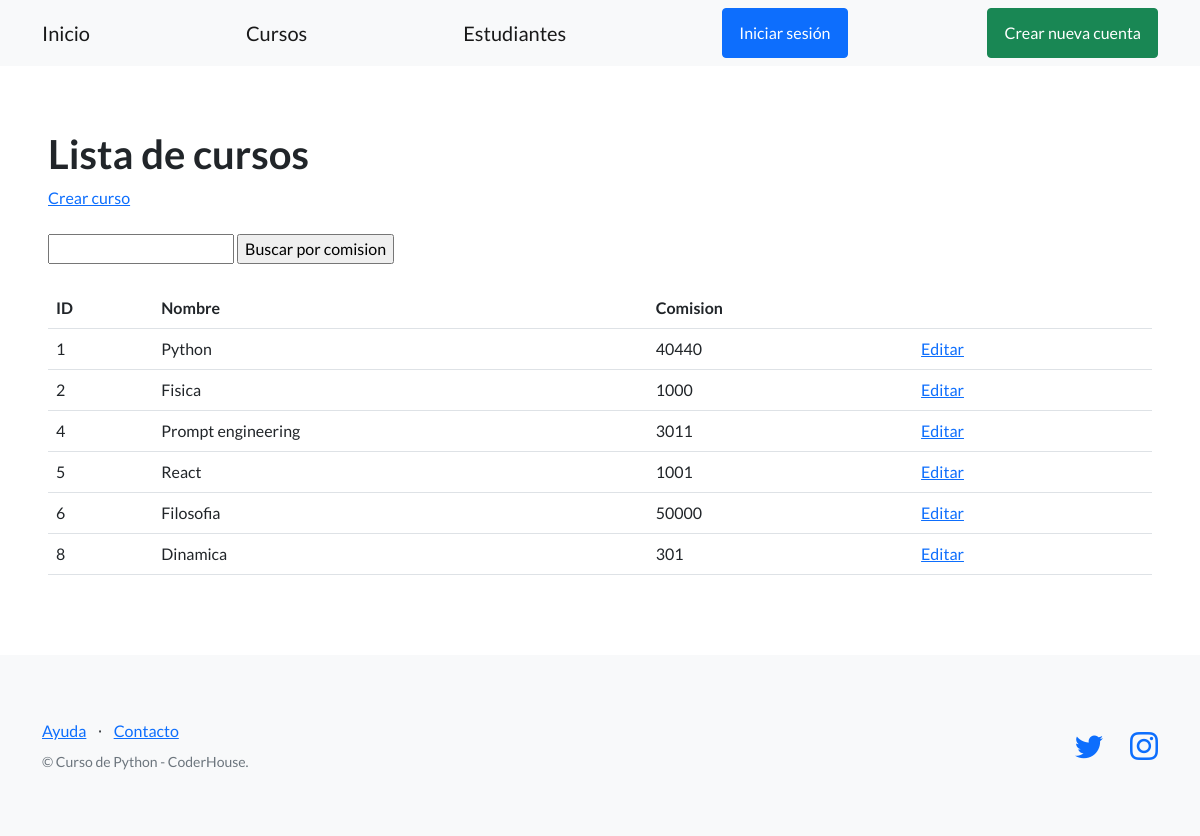
The app's page /estudios/cursos/, older data.
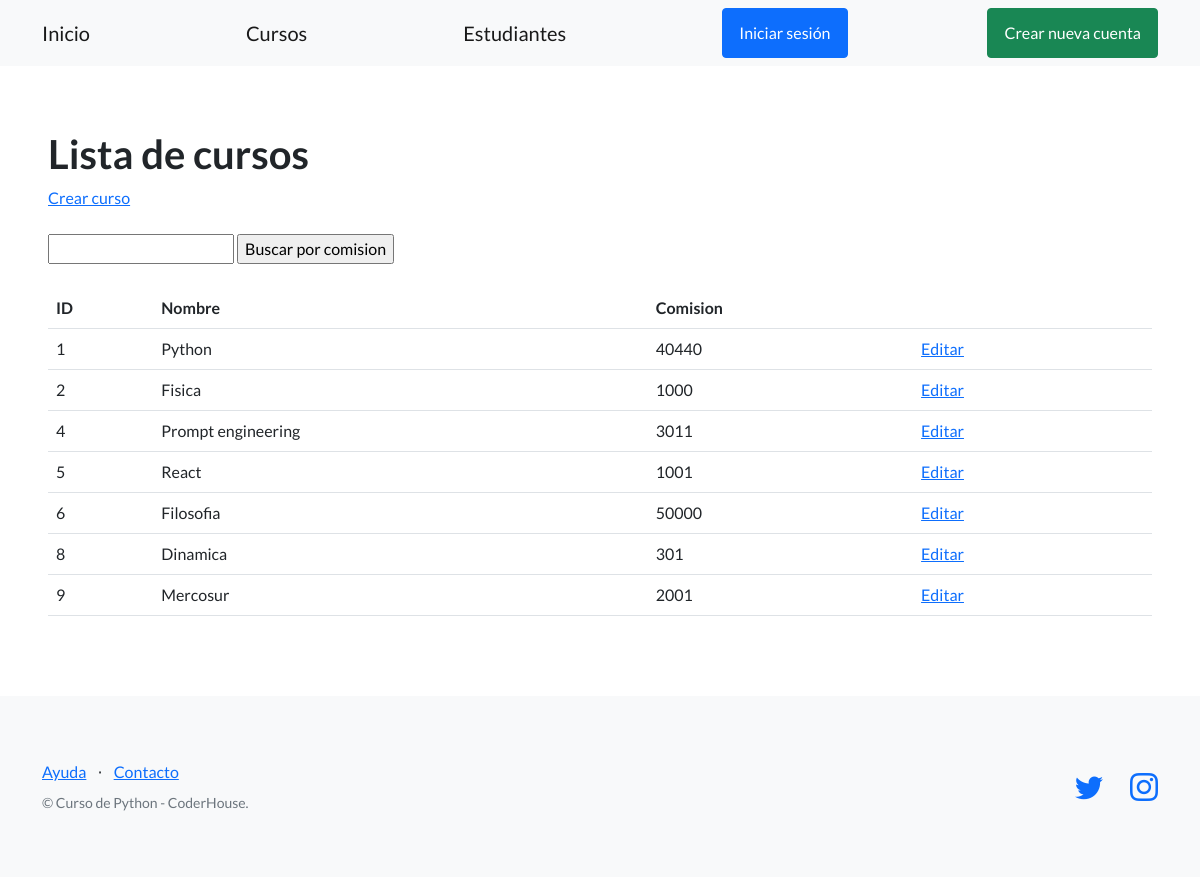
The same page, newer data.
### control_estudios/models.py (models this page shows, shortened)
class Curso(models.Model):
    nombre = models.CharField(max_length=64)  # Equivalente de str
    comision = models.IntegerField()  # Equivalent de int
    creador = models.ForeignKey(User, on_delete=models.SET_NULL, null=True)

### control_estudios/views.py (the view)
# urls.py: path("cursos/", listar_cursos, name="lista_cursos"),
def listar_cursos(request):
    contexto = {
        "cursos": Curso.objects.all(),
    }
    http_response = render(
        request=request,
        template_name='control_estudios/lista_cursos.html',
        context=contexto,
    )
    return http_response

### control_estudios/templates/control_estudios/lista_cursos.html (shortened to what this page needs)
{% extends "control_estudios/base.html" %}
{% block contenido %}
<section>
  <div>
    <h1>Lista de cursos</h1>
    <a href="{% url 'crear_curso' %}">Crear curso</a>
    <br><br>
    <form action="{% url 'buscar_cursos' %}" method="post">
      <input type="text" name="busqueda">
      <input type="submit" value="Buscar por comision">
    </form>
    <br>
    <table class="table">
      <tbody>
        <tr>
          <th>ID</th>
          <th>Nombre</th>
          <th>Comision</th>
          <th></th>
          <th></th>
        </tr>
        {% for curso in cursos %}
        <tr>
          <td>{{ curso.id }}</td>
          <td>{{ curso.nombre }}</td>
          <td>{{ curso.comision }}</td>
          <td>
            <a href="{% url 'editar_curso' curso.id %}">Editar</a>
          </td>
          <td>
          </td>
        </tr>
        {% endfor %}
      </tbody>
    </table>
  </div>
</section>
{% endblock contenido %}

### control_estudios/templates/control_estudios/base.html (shortened to what this page needs)
{% load static %}
<!DOCTYPE html>
<html lang="en">
    <head>
        <link href="https://cdn.jsdelivr.net/npm/bootstrap-icons@1.5.0/font/bootstrap-icons.css" rel="stylesheet" type="text/css" />
        <link href="{% static 'css/styles.css' %}" rel="stylesheet" />
    </head>
    <body>
        <nav class="navbar navbar-light bg-light static-top">
            <div class="container">
                <a class="navbar-brand" href="{% url 'inicio' %}">Inicio</a>
                <a class="navbar-brand" href="{% url 'lista_cursos' %}">Cursos</a>
                <a class="navbar-brand" href="{% url 'lista_estudiantes' %}">Estudiantes</a>
                {% if user.is_authenticated %}
                <div class="dropdown">
                    <button class="btn btn-secondary dropdown-toggle" type="button" id="dropdownMenuButton1" data-bs-toggle="dropdown" aria-expanded="false">
                        <div style="display: inline-flex;">
                            <span>{{ user.username }}</span>
                        </div>
                    </button>
                    <ul class="dropdown-menu" aria-labelledby="dropdownMenuButton1">
                        <li>
                            <a class="dropdown-item" href="{% url 'editar_perfil' %}">Editar mis datos</a>
                        </li>
                        <li>
                            <a class="dropdown-item" href="{% url 'agregar_avatar' %}">Agregar avatar</a>
                        </li>
                        <li>
                            <a class="dropdown-item" href="{% url 'logout' %}"><strong>Cerrar Sesión</strong></a>
                        </li>
                    </ul>
                    </div>
                </div>
                {% else %}
                <a class="btn btn-primary" href="{% url 'login' %}">Iniciar sesión</a>
                <a class="btn btn-success" href="{% url 'registro' %}">Crear nueva cuenta</a>
                {% endif %}
            </div>
        </nav>
        <section style="padding:4rem 3rem;">
            {% block contenido %}
            {% endblock contenido %}
        </section>
        <footer class="footer bg-light">
            <div class="container">
                <div class="row">
                    <div class="col-lg-6 h-100 text-center text-lg-start my-auto">
                        <ul class="list-inline mb-2">
                            <li class="list-inline-item"><a href="#!">Ayuda</a></li>
                            <li class="list-inline-item">⋅</li>
                            <li class="list-inline-item"><a href="#!">Contacto</a></li>
                        </ul>
                        <p class="text-muted small mb-4 mb-lg-0">&copy; Curso de Python - CoderHouse.</p>
                    </div>
                    <div class="col-lg-6 h-100 text-center text-lg-end my-auto">
                        <ul class="list-inline mb-0">
                            <li class="list-inline-item me-4">
                                <a href="https://twitter.com/coderhouse"><i class="bi-twitter fs-3"></i></a>
                            </li>
                            <li class="list-inline-item">
                                <a href="https://www.instagram.com/coderhouse/?hl=es"><i class="bi-instagram fs-3"></i></a>
                            </li>
                        </ul>
                    </div>
                </div>
            </div>
        </footer>
    </body>
</html>

Row changes from the older to the newer data that the page shows:
added Curso: id "9", nombre "Mercosur", comision "2001"
